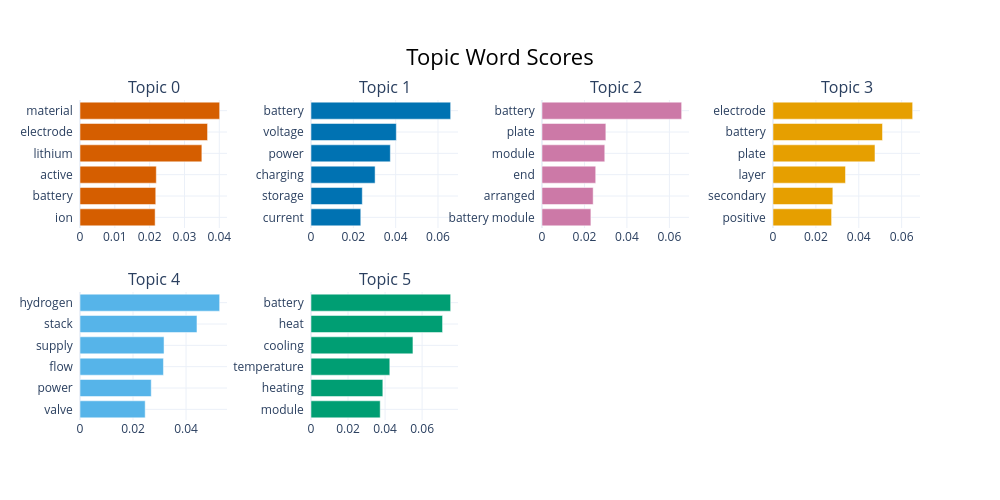

Here is the notebook cell this chart was saved with:
### Markdown cell above
Each row is a topic: its number of patents, an automatic name made of its top words, and its ten most representative words. Topic `-1` collects the **outliers**, the patents that fit no topic: it is not a topic, and we leave it out of the evolution. If it is very large, lower `min_cluster_size` or reassign the outliers to their closest topic with `topic_model.reduce_outliers(sector_docs, topics)`.

Read the words and give each topic a short name: check them by reading a few abstracts of each topic (`topic_model.get_representative_docs(topic)`). The most distinctive words of the largest topics:

### Code cell
topic_model.visualize_barchart(top_n_topics=8, n_words=6)

### Figure 1 — Plotly figure (JSON) as saved in the notebook; plotly's stock layout.template omitted (floating-point values rounded to 4 significant figures)
{"data": [{"marker": {"color": "#D55E00"}, "orientation": "h", "type": "bar", "x": [0.02157, 0.02175, 0.02191, 0.03499, 0.03663, 0.0401], "xaxis": "x", "y": ["ion  ", "battery  ", "active  ", "lithium  ", "electrode  ", "material  "], "yaxis": "y"}, {"marker": {"color": "#0072B2"}, "orientation": "h", "type": "bar", "x": [0.02352, 0.02423, 0.03028, 0.03749, 0.04031, 0.06598], "xaxis": "x2", "y": ["current  ", "storage  ", "charging  ", "power  ", "voltage  ", "battery  "], "yaxis": "y2"}, {"marker": {"color": "#CC79A7"}, "orientation": "h", "type": "bar", "x": [0.02302, 0.0241, 0.0253, 0.02956, 0.03007, 0.06577], "xaxis": "x3", "y": ["battery module  ", "arranged  ", "end  ", "module  ", "plate  ", "battery  "], "yaxis": "y3"}, {"marker": {"color": "#E69F00"}, "orientation": "h", "type": "bar", "x": [0.02733, 0.02791, 0.03381, 0.04757, 0.05108, 0.06514], "xaxis": "x4", "y": ["positive  ", "secondary  ", "layer  ", "plate  ", "battery  ", "electrode  "], "yaxis": "y4"}, {"marker": {"color": "#56B4E9"}, "orientation": "h", "type": "bar", "x": [0.02459, 0.02687, 0.03148, 0.0317, 0.04412, 0.05267], "xaxis": "x5", "y": ["valve  ", "power  ", "flow  ", "supply  ", "stack  ", "hydrogen  "], "yaxis": "y5"}, {"marker": {"color": "#009E73"}, "orientation": "h", "type": "bar", "x": [0.03737, 0.03879, 0.04255, 0.05506, 0.07105, 0.07542], "xaxis": "x6", "y": ["module  ", "heating  ", "temperature  ", "cooling  ", "heat  ", "battery  "], "yaxis": "y6"}], "layout": {"annotations": [{"font": {"size": 16}, "showarrow": false, "text": "Topic 0", "x": 0.0875, "xanchor": "center", "xref": "paper", "y": 1, "yanchor": "bottom", "yref": "paper"}, {"font": {"size": 16}, "showarrow": false, "text": "Topic 1", "x": 0.3625, "xanchor": "center", "xref": "paper", "y": 1, "yanchor": "bottom", "yref": "paper"}, {"font": {"size": 16}, "showarrow": false, "text": "Topic 2", "x": 0.6375, "xanchor": "center", "xref": "paper", "y": 1, "yanchor": "bottom", "yref": "paper"}, {"font": {"size": 16}, "showarrow": false, "text": "Topic 3", "x": 0.9125, "xanchor": "center", "xref": "paper", "y": 1, "yanchor": "bottom", "yref": "paper"}, {"font": {"size": 16}, "showarrow": false, "text": "Topic 4", "x": 0.0875, "xanchor": "center", "xref": "paper", "y": 0.4, "yanchor": "bottom", "yref": "paper"}, {"font": {"size": 16}, "showarrow": false, "text": "Topic 5", "x": 0.3625, "xanchor": "center", "xref": "paper", "y": 0.4, "yanchor": "bottom", "yref": "paper"}], "height": 500, "hoverlabel": {"bgcolor": "white", "font": {"family": "Rockwell", "size": 16}}, "showlegend": false, "title": {"font": {"color": "Black", "size": 22}, "text": "Topic Word Scores", "x": 0.5, "xanchor": "center", "yanchor": "top"}, "width": 1000, "xaxis": {"anchor": "y", "domain": [0, 0.175], "showgrid": true}, "xaxis2": {"anchor": "y2", "domain": [0.275, 0.45], "showgrid": true}, "xaxis3": {"anchor": "y3", "domain": [0.55, 0.725], "showgrid": true}, "xaxis4": {"anchor": "y4", "domain": [0.825, 1], "showgrid": true}, "xaxis5": {"anchor": "y5", "domain": [0, 0.175], "showgrid": true}, "xaxis6": {"anchor": "y6", "domain": [0.275, 0.45], "showgrid": true}, "xaxis7": {"anchor": "y7", "domain": [0.55, 0.725], "showgrid": true}, "xaxis8": {"anchor": "y8", "domain": [0.825, 1], "showgrid": true}, "yaxis": {"anchor": "x", "domain": [0.6, 1], "showgrid": true}, "yaxis2": {"anchor": "x2", "domain": [0.6, 1], "showgrid": true}, "yaxis3": {"anchor": "x3", "domain": [0.6, 1], "showgrid": true}, "yaxis4": {"anchor": "x4", "domain": [0.6, 1], "showgrid": true}, "yaxis5": {"anchor": "x5", "domain": [0, 0.4], "showgrid": true}, "yaxis6": {"anchor": "x6", "domain": [0, 0.4], "showgrid": true}, "yaxis7": {"anchor": "x7", "domain": [0, 0.4], "showgrid": true}, "yaxis8": {"anchor": "x8", "domain": [0, 0.4], "showgrid": true}}}
